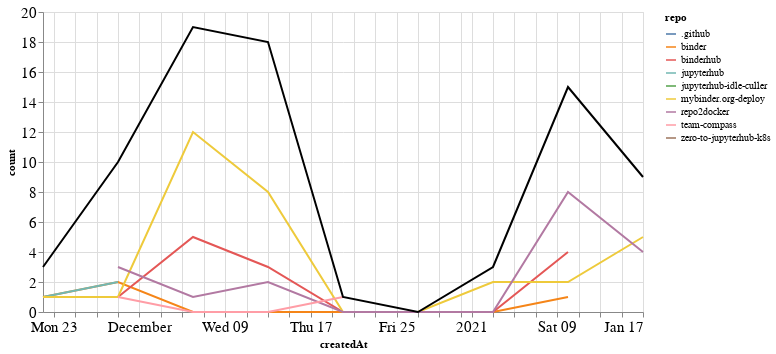

Notebook source saved alongside this figure:
### Markdown cell above
### Comments

### Code cell
comments_time = comments.groupby('repo').resample('W', on='createdAt').count()['author'].reset_index()
comments_time = comments_time.rename(columns={'author': 'count'})
comments_time_total = comments_time.groupby('createdAt').agg({"count": "sum"}).reset_index()
ch1 = alt.Chart(comments_time, width=600).mark_line().encode(
    x='createdAt',
    y='count',
    color='repo',
    tooltip="repo"
)

ch2 = alt.Chart(comments_time_total, width=600).mark_line(color="black").encode(
    x='createdAt',
    y='count',
)

ch1 + ch2

### Figure 1 — Vega-Lite specification as saved in the notebook (floating-point values rounded to 4 significant figures)
{"config": {"axisLeft": {"labelFontSize": 15}, "axisBottom": {"labelFontSize": 15}}, "layer": [{"data": {"name": "data-4f534c6e10886a9040fdc908f9610cb5"}, "mark": "line", "encoding": {"color": {"type": "nominal", "field": "repo"}, "tooltip": {"type": "nominal", "field": "repo"}, "x": {"type": "temporal", "field": "createdAt"}, "y": {"type": "quantitative", "field": "count"}}, "width": 600}, {"data": {"name": "data-952dcc23b9b0bf955dc26f0c4787f711"}, "mark": {"type": "line", "color": "black"}, "encoding": {"x": {"type": "temporal", "field": "createdAt"}, "y": {"type": "quantitative", "field": "count"}}, "width": 600}], "$schema": "https://vega.github.io/schema/vega-lite/v4.8.1.json", "datasets": {"data-4f534c6e10886a9040fdc908f9610cb5": [{"repo": ".github", "createdAt": "2020-12-06T00:00:00", "count": 1}, {"repo": "binder", "createdAt": "2020-11-22T00:00:00", "count": 1}, {"repo": "binder", "createdAt": "2020-11-29T00:00:00", "count": 2}, {"repo": "binder", "createdAt": "2020-12-06T00:00:00", "count": 0}, {"repo": "binder", "createdAt": "2020-12-13T00:00:00", "count": 0}, {"repo": "binder", "createdAt": "2020-12-20T00:00:00", "count": 0}, {"repo": "binder", "createdAt": "2020-12-27T00:00:00", "count": 0}, {"repo": "binder", "createdAt": "2021-01-03T00:00:00", "count": 0}, {"repo": "binder", "createdAt": "2021-01-10T00:00:00", "count": 1}, {"repo": "binderhub", "createdAt": "2020-11-29T00:00:00", "count": 1}, {"repo": "binderhub", "createdAt": "2020-12-06T00:00:00", "count": 5}, {"repo": "binderhub", "createdAt": "2020-12-13T00:00:00", "count": 3}, {"repo": "binderhub", "createdAt": "2020-12-20T00:00:00", "count": 0}, {"repo": "binderhub", "createdAt": "2020-12-27T00:00:00", "count": 0}, {"repo": "binderhub", "createdAt": "2021-01-03T00:00:00", "count": 0}, {"repo": "binderhub", "createdAt": "2021-01-10T00:00:00", "count": 4}, {"repo": "jupyterhub", "createdAt": "2020-11-22T00:00:00", "count": 1}, {"repo": "jupyterhub", "createdAt": "2020-11-29T00:00:00", "count": 2}, {"repo": "jupyterhub-idle-culler", "createdAt": "2021-01-03T00:00:00", "count": 1}, {"repo": "mybinder.org-deploy", "createdAt": "2020-11-22T00:00:00", "count": 1}, {"repo": "mybinder.org-deploy", "createdAt": "2020-11-29T00:00:00", "count": 1}, {"repo": "mybinder.org-deploy", "createdAt": "2020-12-06T00:00:00", "count": 12}, {"repo": "mybinder.org-deploy", "createdAt": "2020-12-13T00:00:00", "count": 8}, {"repo": "mybinder.org-deploy", "createdAt": "2020-12-20T00:00:00", "count": 0}, {"repo": "mybinder.org-deploy", "createdAt": "2020-12-27T00:00:00", "count": 0}, {"repo": "mybinder.org-deploy", "createdAt": "2021-01-03T00:00:00", "count": 2}, {"repo": "mybinder.org-deploy", "createdAt": "2021-01-10T00:00:00", "count": 2}, {"repo": "mybinder.org-deploy", "createdAt": "2021-01-17T00:00:00", "count": 5}, {"repo": "repo2docker", "createdAt": "2020-11-29T00:00:00", "count": 3}, {"repo": "repo2docker", "createdAt": "2020-12-06T00:00:00", "count": 1}, {"repo": "repo2docker", "createdAt": "2020-12-13T00:00:00", "count": 2}, {"repo": "repo2docker", "createdAt": "2020-12-20T00:00:00", "count": 0}, {"repo": "repo2docker", "createdAt": "2020-12-27T00:00:00", "count": 0}, {"repo": "repo2docker", "createdAt": "2021-01-03T00:00:00", "count": 0}, {"repo": "repo2docker", "createdAt": "2021-01-10T00:00:00", "count": 8}, {"repo": "repo2docker", "createdAt": "2021-01-17T00:00:00", "count": 4}, {"repo": "team-compass", "createdAt": "2020-11-29T00:00:00", "count": 1}, {"repo": "team-compass", "createdAt": "2020-12-06T00:00:00", "count": 0}, {"repo": "team-compass", "createdAt": "2020-12-13T00:00:00", "count": 0}, {"repo": "team-compass", "createdAt": "2020-12-20T00:00:00", "count": 1}, {"repo": "zero-to-jupyterhub-k8s", "createdAt": "2020-12-13T00:00:00", "count": 5}], "data-952dcc23b9b0bf955dc26f0c4787f711": [{"createdAt": "2020-11-22T00:00:00", "count": 3}, {"createdAt": "2020-11-29T00:00:00", "count": 10}, {"createdAt": "2020-12-06T00:00:00", "count": 19}, {"createdAt": "2020-12-13T00:00:00", "count": 18}, {"createdAt": "2020-12-20T00:00:00", "count": 1}, {"createdAt": "2020-12-27T00:00:00", "count": 0}, {"createdAt": "2021-01-03T00:00:00", "count": 3}, {"createdAt": "2021-01-10T00:00:00", "count": 15}, {"createdAt": "2021-01-17T00:00:00", "count": 9}]}}
